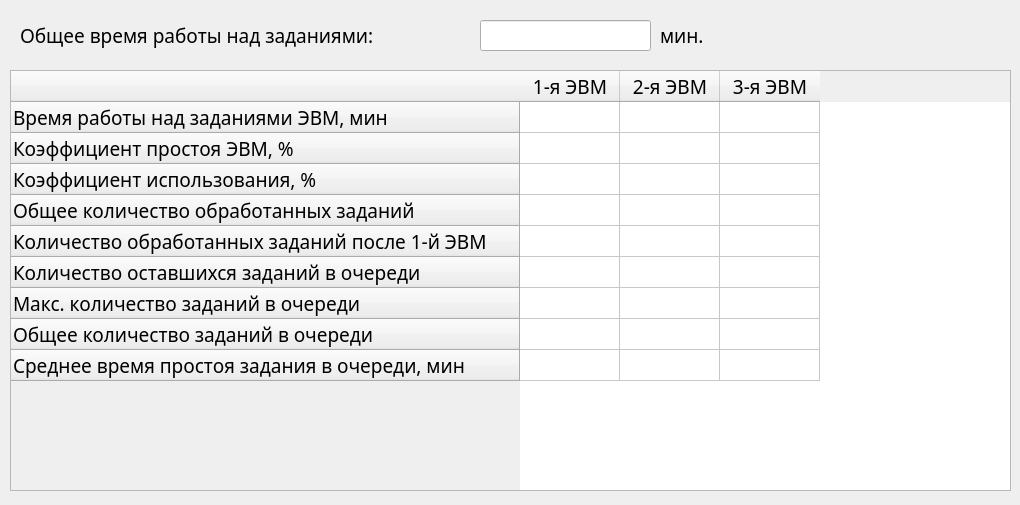
<?xml version="1.0" encoding="UTF-8"?>
<ui version="4.0">
 <class>MainWindow</class>
 <widget class="QMainWindow" name="MainWindow">
  <property name="geometry">
   <rect>
    <x>0</x>
    <y>0</y>
    <width>1020</width>
    <height>505</height>
   </rect>
  </property>
  <property name="font">
   <font>
    <family>Century Gothic</family>
    <pointsize>14</pointsize>
   </font>
  </property>
  <property name="windowTitle">
   <string>MainWindow</string>
  </property>
  <widget class="QWidget" name="centralwidget">
   <widget class="QLabel" name="label">
    <property name="geometry">
     <rect>
      <x>20</x>
      <y>20</y>
      <width>461</width>
      <height>31</height>
     </rect>
    </property>
    <property name="text">
     <string>Общее время работы над заданиями:</string>
    </property>
   </widget>
   <widget class="QLineEdit" name="lineEdit">
    <property name="geometry">
     <rect>
      <x>480</x>
      <y>20</y>
      <width>171</width>
      <height>31</height>
     </rect>
    </property>
   </widget>
   <widget class="QLabel" name="label_2">
    <property name="geometry">
     <rect>
      <x>660</x>
      <y>20</y>
      <width>55</width>
      <height>31</height>
     </rect>
    </property>
    <property name="text">
     <string>мин.</string>
    </property>
   </widget>
   <widget class="QTableWidget" name="tableWidget">
    <property name="geometry">
     <rect>
      <x>10</x>
      <y>70</y>
      <width>1001</width>
      <height>421</height>
     </rect>
    </property>
    <row>
     <property name="text">
      <string>Время работы над заданиями ЭВМ, мин</string>
     </property>
    </row>
    <row>
     <property name="text">
      <string>Коэффициент простоя ЭВМ, %</string>
     </property>
    </row>
    <row>
     <property name="text">
      <string>Коэффициент использования, %</string>
     </property>
    </row>
    <row>
     <property name="text">
      <string>Общее количество обработанных заданий</string>
     </property>
    </row>
    <row>
     <property name="text">
      <string>Количество обработанных заданий после 1-й ЭВМ</string>
     </property>
    </row>
    <row>
     <property name="text">
      <string>Количество оставшихся заданий в очереди</string>
     </property>
    </row>
    <row>
     <property name="text">
      <string>Макс. количество заданий в очереди</string>
     </property>
    </row>
    <row>
     <property name="text">
      <string>Общее количество заданий в очереди</string>
     </property>
    </row>
    <row>
     <property name="text">
      <string>Среднее время простоя задания в очереди, мин</string>
     </property>
    </row>
    <column>
     <property name="text">
      <string>1-я ЭВМ</string>
     </property>
    </column>
    <column>
     <property name="text">
      <string>2-я ЭВМ</string>
     </property>
    </column>
    <column>
     <property name="text">
      <string>3-я ЭВМ</string>
     </property>
    </column>
   </widget>
  </widget>
 </widget>
 <resources/>
 <connections/>
</ui>
